Frame 1 (no input): blank canvas, image omitted
Frame 60 (no input): blank canvas, image omitted
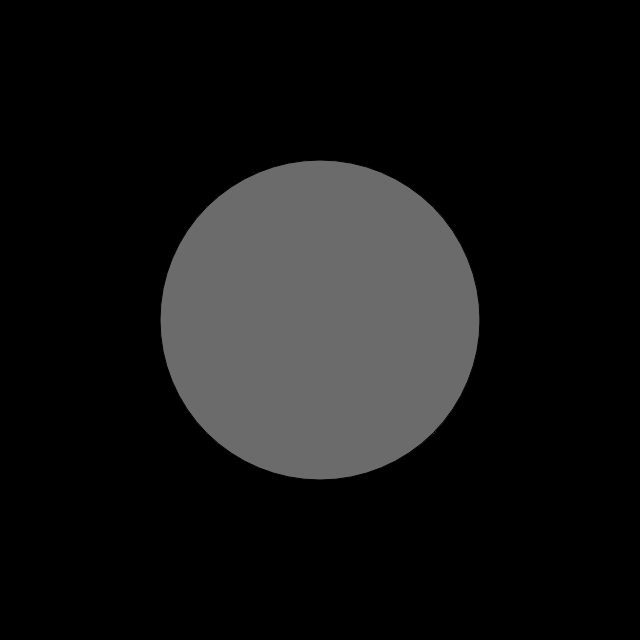
Frame 120 (the mouse pressed at the canvas centre since frame 60)

The p5.js sketch whose frames 1 and 60 were blank and that drew this single picture after the mouse press (run headless with seeded random() and noise() and a simulated clock; from frame 60 on, the mouse is pressed at the canvas centre):

// p5.js sketch
// ── sketch.js
function setup () {
  createCanvas(640, 640);
  background(0);
}

function draw() {
  fill (mouseX / 3);
//  ellipse(mouseX, mouseY, 20, 20);
  ellipse(width/2, height/2, mouseX, mouseY);
}
